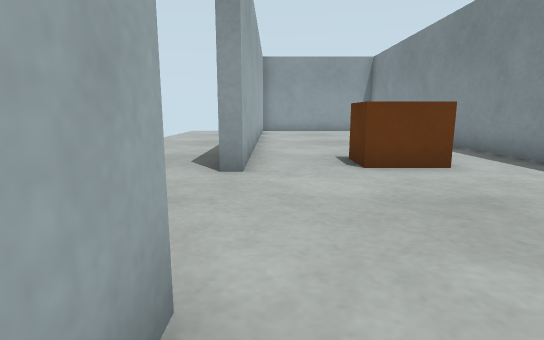
view 1 (above)

12 first-person views from a walk through a robot-simulator world made for Webots. The camera is 0.5 m above the floor, tilts 10° down and sees 80° across. The floor is counted in squares, 0.5 m on a side. Each view is taken from the middle of a square. On the plan, view 1 faces up. The plan holds only what a view shows up to about 12 squares ahead; the rest is blank.

view 2
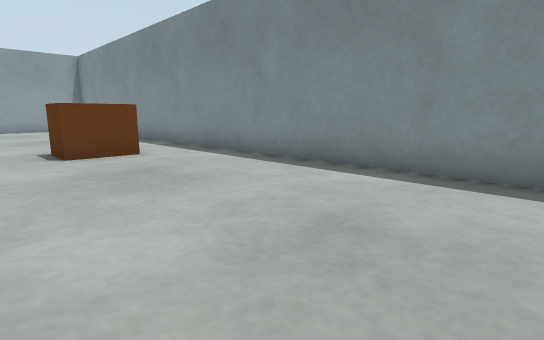

view 3
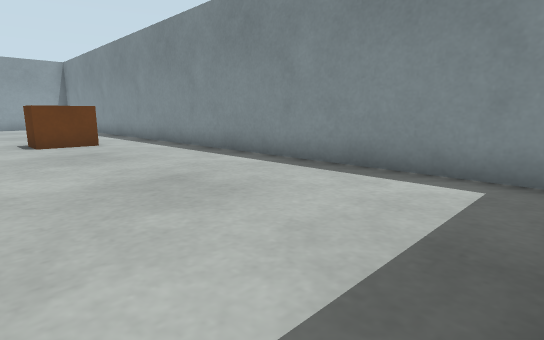

view 4
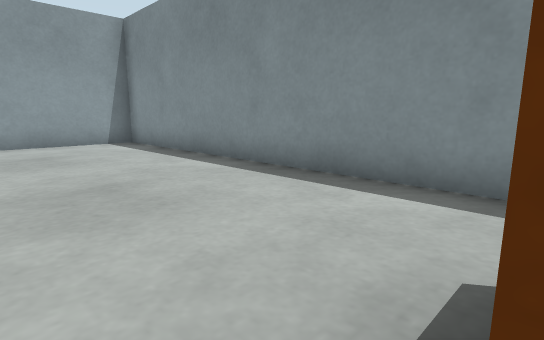

view 5
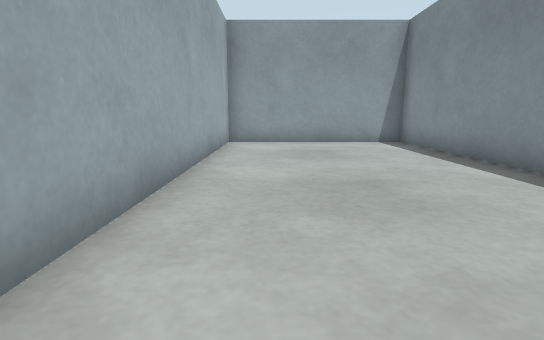

view 6
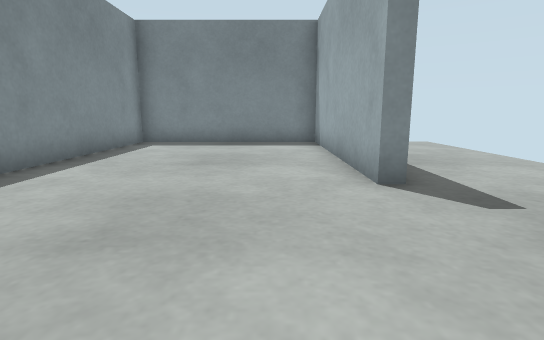

view 7
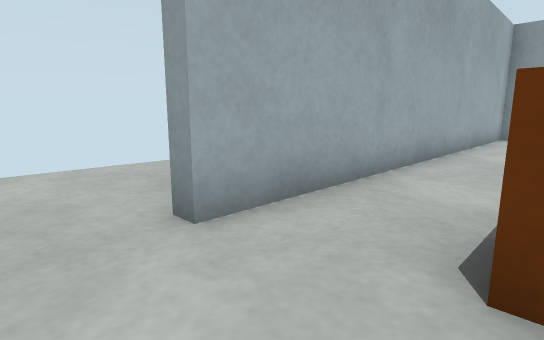

view 8
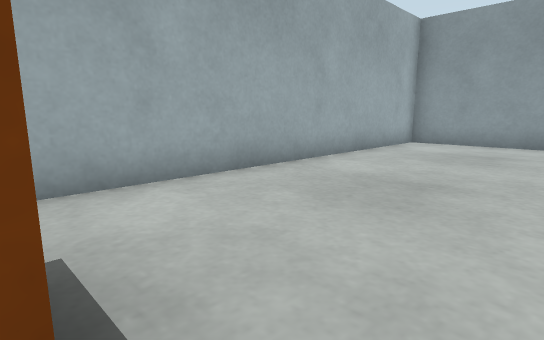

view 9
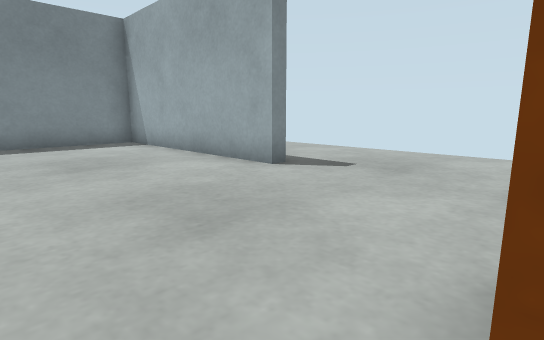

view 10
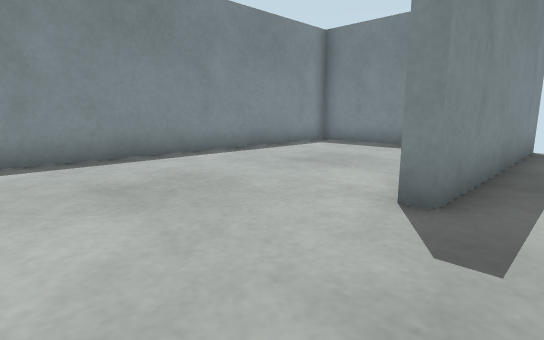

view 11
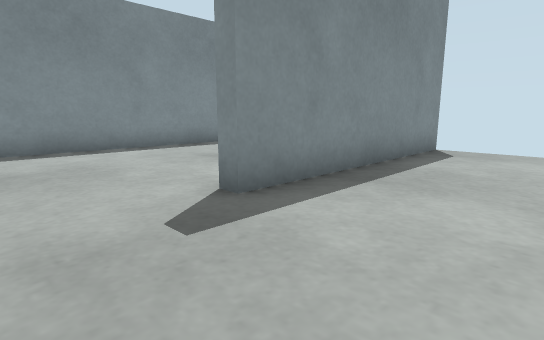

view 12
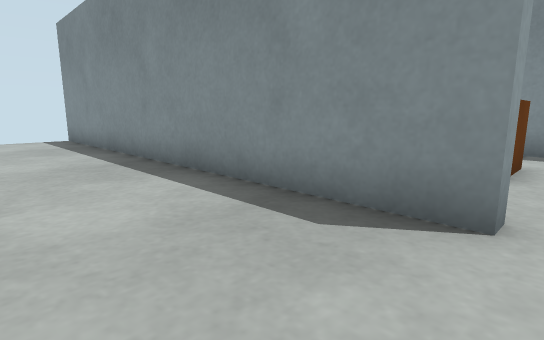

### Floor plan
Points are (right, up) in squares from view 1. A wall is a line through its corners. A room is listed if a view was taken in it or the views show most of it. See-through windows are left out.
Room 1 (views 1, 2, 3, 4, 5, 6, 7, 8, 9)
walls: (-0.5, 1.5) (-0.5, -5.3) (5.5, -5.3) (5.5, 18.3) (-0.5, 18.3) (-0.5, 5.5)
ways out: opening at (-1, 3.5) to room 2
objects: brown box (2, 6) to (3, 7)
Room 2 (views 10, 11, 12)
walls: (-0.5, 5.5) (-0.9, 5.5) (-0.9, 18.5); (-0.9, -5.6) (-0.9, 1.5) (-0.5, 1.5)
ways out: opening at (-1, 3.5) to room 1

Where each view was taken, in squares from view 1:
view 1: 0 up, 0 right, facing up
view 2: 2 down, 0 right, facing up-right
view 3: 5 down, 0 right, facing up-right
view 4: 7 up, 1 right, facing up-right
view 5: 7 up, 1 right, facing up
view 6: 6 up, 1 right, facing down
view 7: 4 up, 2 right, facing up-left
view 8: 7 up, 4 right, facing up-left
view 9: 6 up, 4 right, facing down-left
view 10: 5 up, 2 left, facing down-right
view 11: 4 up, 4 left, facing down-right
view 12: 5 up, 4 left, facing up-right
